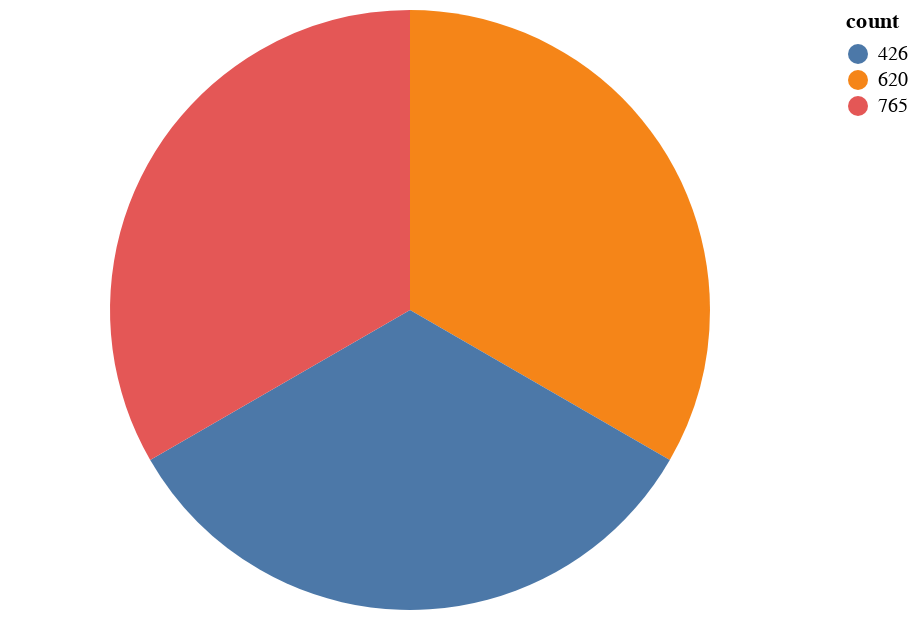

Notebook code cell kept with this figure:
### Code cell
alt.Chart(source).mark_arc().encode(
    theta=alt.Theta(field="literal"),
    color=alt.Color(field="count")
)

### Figure 1 — Vega-Lite specification as saved in the notebook (floating-point values rounded to 4 significant figures)
{"config": {"view": {"continuousWidth": 400, "continuousHeight": 300}}, "data": {"name": "data-830171367a6737b71fd6331f0cf81072"}, "mark": "arc", "encoding": {"color": {"field": "count"}, "theta": {"field": "literal"}}, "$schema": "https://vega.github.io/schema/vega-lite/v4.17.0.json", "datasets": {"data-830171367a6737b71fd6331f0cf81072": [{"literal": "between 33 and 80", "count": 620}, {"literal": "fewer than 1/3", "count": 426}, {"literal": "greater than 80%", "count": 765}]}}
